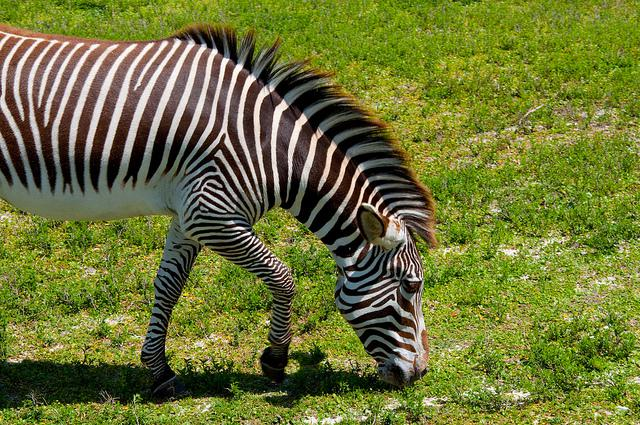
#> input picture deep_learning_basic/cv2/img.png, 640 x 425 px, given in place of img.jpg, which was not available
$ jupyter execute affine_perspective_tutorial.ipynb   (text cells are left out)
#> lines starting #> are read from the running program, lines starting #| are printed output that depends on the picture; pictures that were not available may be replaced by others from this repository, and a replacement may not be noted
[cell 1]
import cv2
import numpy as np

src_img = cv2.imread("img.jpg")
#> src_img is the input picture: shape (425, 640, 3); mean B, G, R 54.6, 116.2, 109.6
height, width = src_img.shape[:2]
#> height = 425; width = 640

M = np.eye(2, 3)
M[0, 0] = 0.8
M[1, 1] = 0.6

dst_img = cv2.warpAffine(src_img, M, (width, height))
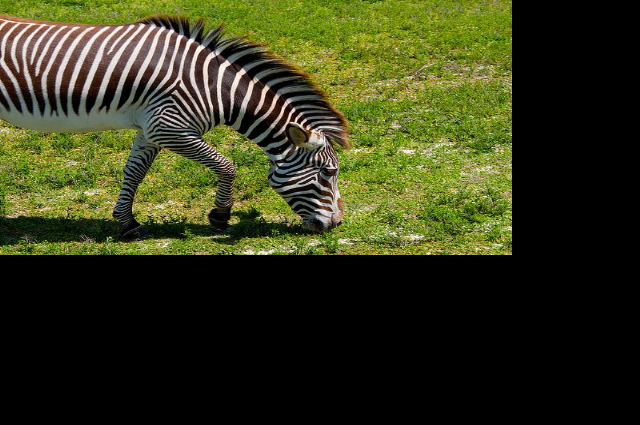
#> dst_img: shape (425, 640, 3); mean B, G, R 26.2, 55.8, 52.6

cv2.imshow("src_img", src_img)
cv2.imshow("dst_img", dst_img)
cv2.waitKey()
cv2.destroyAllWindows()

[cell 2]
import cv2
import numpy as np

src_img = cv2.imread("img.jpg")
height, width = src_img.shape[:2]

M = np.eye(2, 3)
M[0, 0] = np.cos(np.pi / 12)
M[0, 1] = -np.sin(np.pi / 12)
M[1, 0] = np.sin(np.pi / 12)
M[1, 1] = np.cos(np.pi / 12)

dst_img = cv2.warpAffine(src_img, M, (width, height))
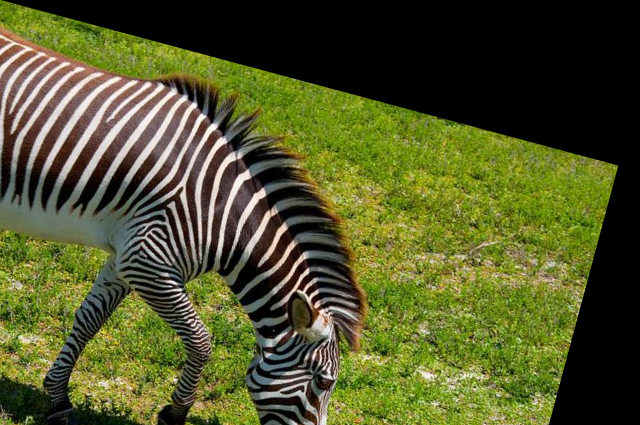
#> dst_img: shape (425, 640, 3); mean B, G, R 41.3, 86, 81.9

cv2.imshow("src_img", src_img)
cv2.imshow("dst_img", dst_img)
cv2.waitKey()
cv2.destroyAllWindows()

[cell 3]
import cv2
import numpy as np

src_img = cv2.imread("img.jpg")
height, width = src_img.shape[:2]

M = np.eye(2, 3)
M[0, 1] = np.tan(np.pi / 12)

dst_img = cv2.warpAffine(src_img, M, (width, height))
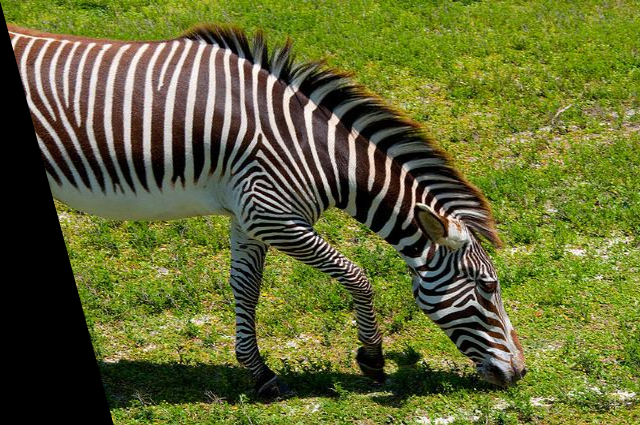
#> dst_img: shape (425, 640, 3); mean B, G, R 50.3, 104.1, 98.9

cv2.imshow("src_img", src_img)
cv2.imshow("dst_img", dst_img)
cv2.waitKey()
cv2.destroyAllWindows()

[cell 4]
import cv2
import numpy as np

src_img = cv2.imread("img.jpg")
height, width = src_img.shape[:2]

M = np.eye(2, 3)
M[0, 2] = 20
M[1, 2] = 40

dst_img = cv2.warpAffine(src_img, M, (width, height))
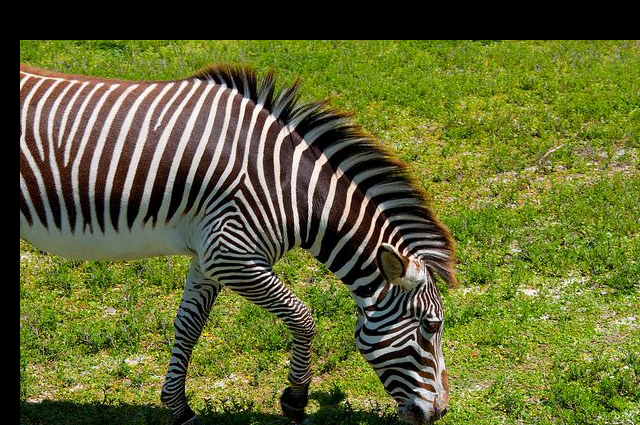
#> dst_img: shape (425, 640, 3); mean B, G, R 48.9, 101.6, 96.5

cv2.imshow("src_img", src_img)
cv2.imshow("dst_img", dst_img)
cv2.waitKey()
cv2.destroyAllWindows()

[cell 5]
import cv2
import numpy as np

src_img = cv2.imread("img.jpg")
height, width = src_img.shape[:2]

# 旋转矩阵
S = np.eye(3, 3)
S[0, 0] = 0.8
S[1, 1] = 0.6

# 旋转矩阵
R = np.eye(3, 3)
R[0, 0] = np.cos(np.pi / 12)
R[0, 1] = -np.sin(np.pi / 12)
R[1, 0] = np.sin(np.pi / 12)
R[1, 1] = np.cos(np.pi / 12)

# 平移矩阵
T = np.eye(3, 3)
T[0, 2] = 40
T[1, 2] = 20

# 仿射变换矩阵
M = T @ R @ S

# 操作变换
dst_img = cv2.warpAffine(src_img, M[:2], (width, height))
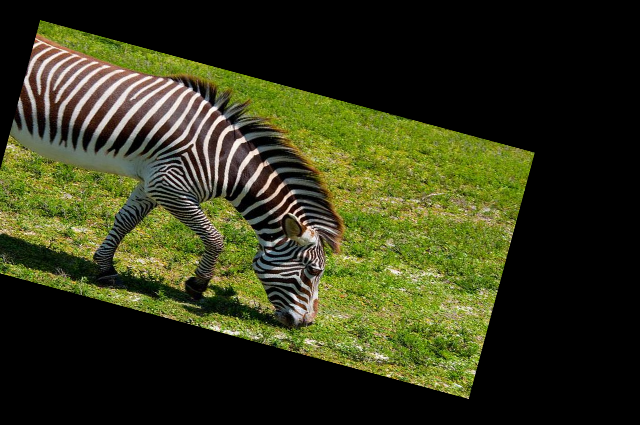
#> dst_img: shape (425, 640, 3); mean B, G, R 26, 55.4, 52.3

cv2.imshow("src_img", src_img)
cv2.imshow("dst_img", dst_img)
cv2.waitKey()
cv2.destroyAllWindows()
cv2.waitKey(1)

[cell 6]
import cv2
import numpy as np

src_img = cv2.imread("img.jpg")
height, width = src_img.shape[:2]

M = np.eye(3, 3)
M[2, 0] = 0.0002
M[2, 1] = 0.0002

# [4 lines of commented-out code are left out]

dst_img = cv2.warpPerspective(src_img, M, (width, height))
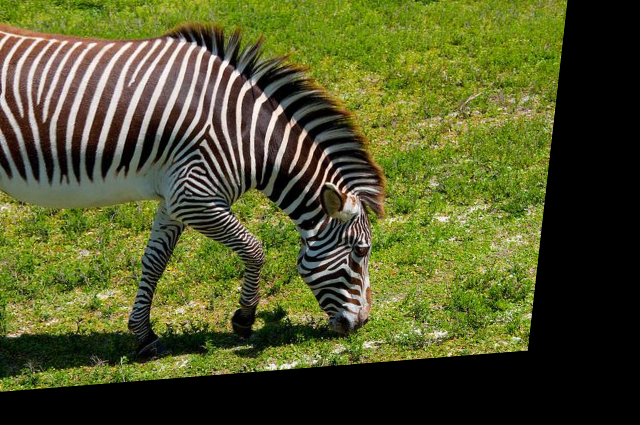
#> dst_img: shape (425, 640, 3); mean B, G, R 41.6, 86.2, 81.8

cv2.imshow("src_img", src_img)
cv2.imshow("dst_img", dst_img)
cv2.waitKey()
cv2.destroyAllWindows()
